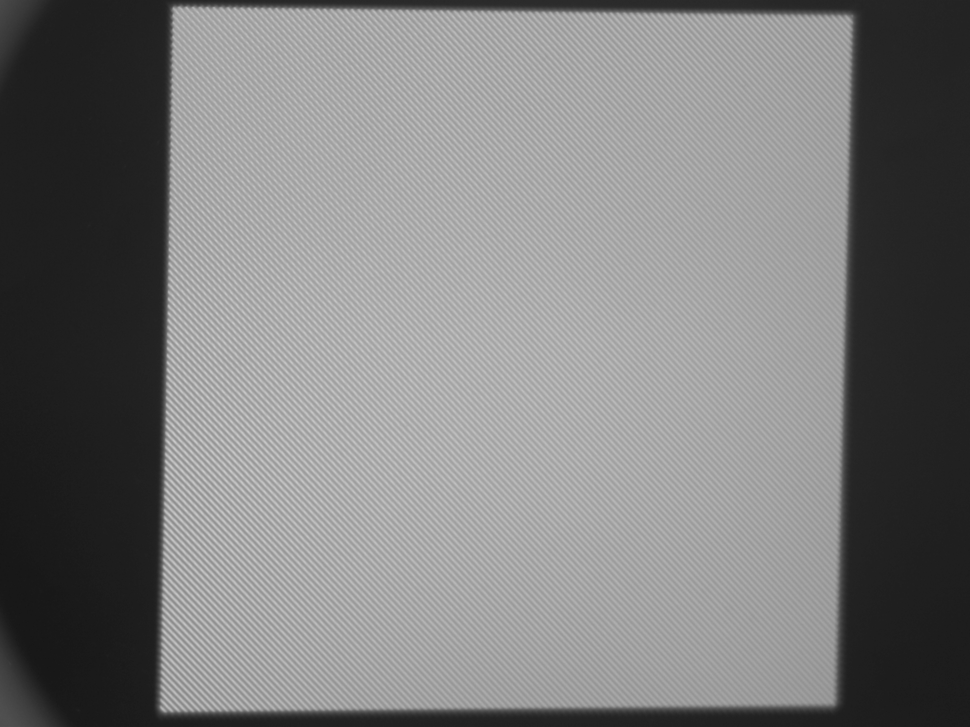
#> input picture Data/Test 2/REF/CrpPattern.png, 970 x 727 px, shrunk from 2048 x 1536 before the run
$ python -i get_phases.py   (imports and definitions only)   (older library calls are emulated)
#> lines starting #> are read from the running program, lines starting #| are printed output that depends on the picture
import numpy as np
import json
import cv2
import matplotlib.pyplot as plt
from skimage.restoration import unwrap_phase


def phases(img_path):
#> called with img_path = 'Data/Test 2/REF/CrpPattern.png'
    img = cv2.imread(img_path, cv2.IMREAD_GRAYSCALE)
#> img is the input picture: shape (727, 970); min 22, max 204, mean 124.1
    # Normalize the image intensity
    # img = img.astype(float)
    # img /= np.max(img)

    # Compute first derivatives using cv2.Sobel
    Ix = cv2.Sobel(img, cv2.CV_64F, 1, 0, ksize=3)  # First derivative w.r.t x
    Iy = cv2.Sobel(img, cv2.CV_64F, 0, 1, ksize=3)  # First derivative w.r.t y

    # Compute second derivatives using cv2.Sobel
    Ixx = cv2.Sobel(img, cv2.CV_64F, 2, 0, ksize=3)  # Second derivative w.r.t x
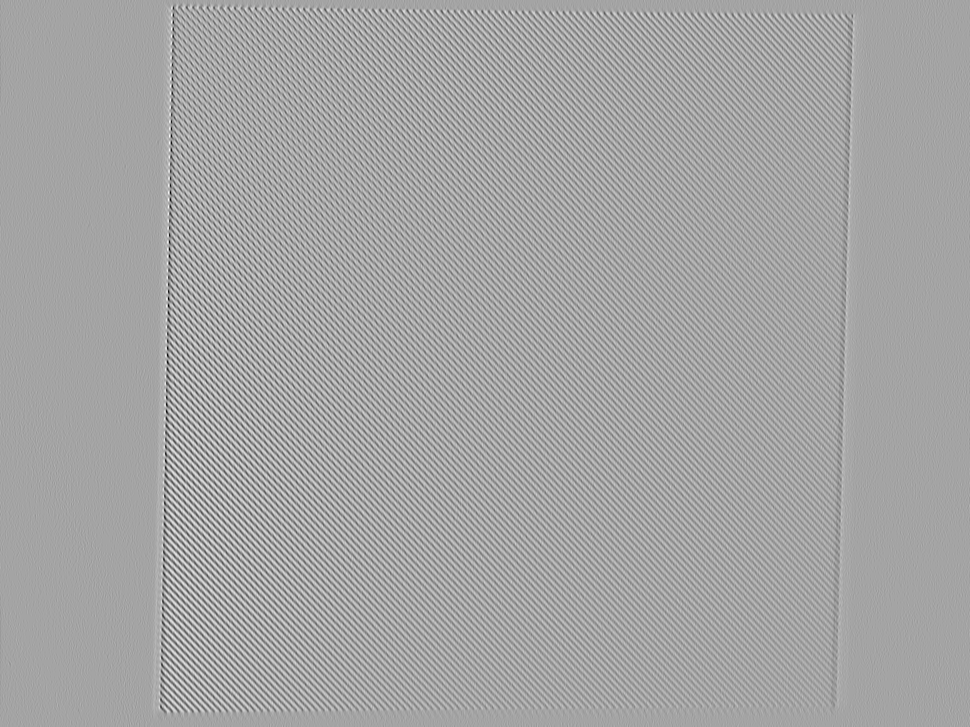
#> Ixx: shape (727, 970) float64; min -177, max 98, mean 0; drawn with min black and max white
    Iyy = cv2.Sobel(img, cv2.CV_64F, 0, 2, ksize=3)  # Second derivative w.r.t y

    # Calculate the diagonal pattern wrapped phase
    num = Ix + Iy
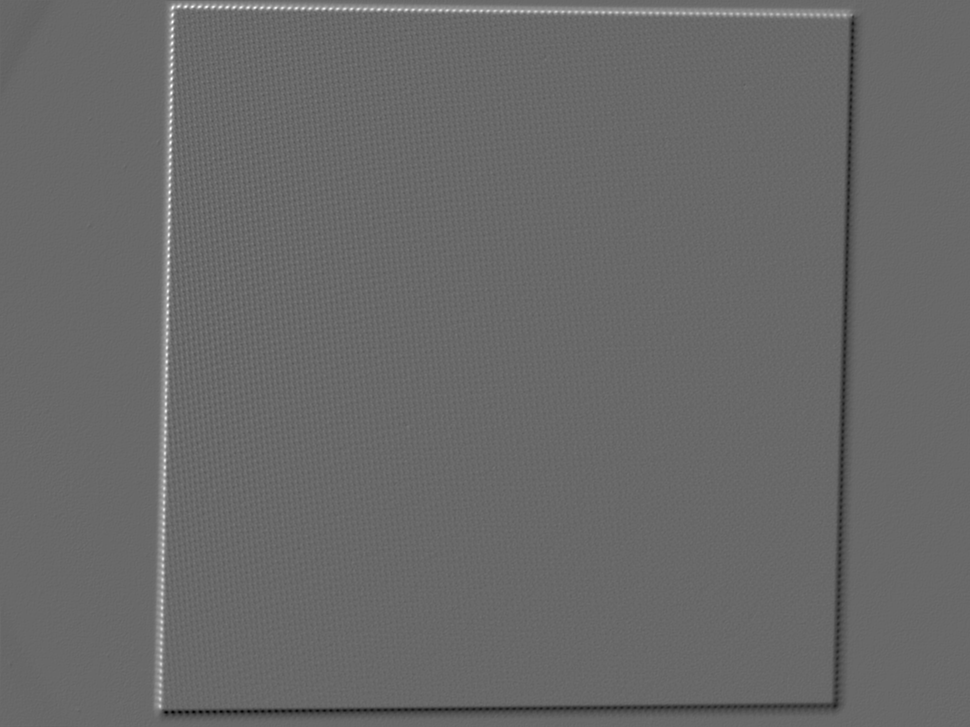
#> num: shape (727, 970) float64; min -282, max 400, mean -0.1; drawn with min black and max white
    normalized_num = num / np.sqrt(np.sum(num**2))
    den = Ixx + Iyy
    normalized_den = den / np.sqrt(np.sum(den**2))
    phase = np.arctan2(normalized_num, normalized_den)
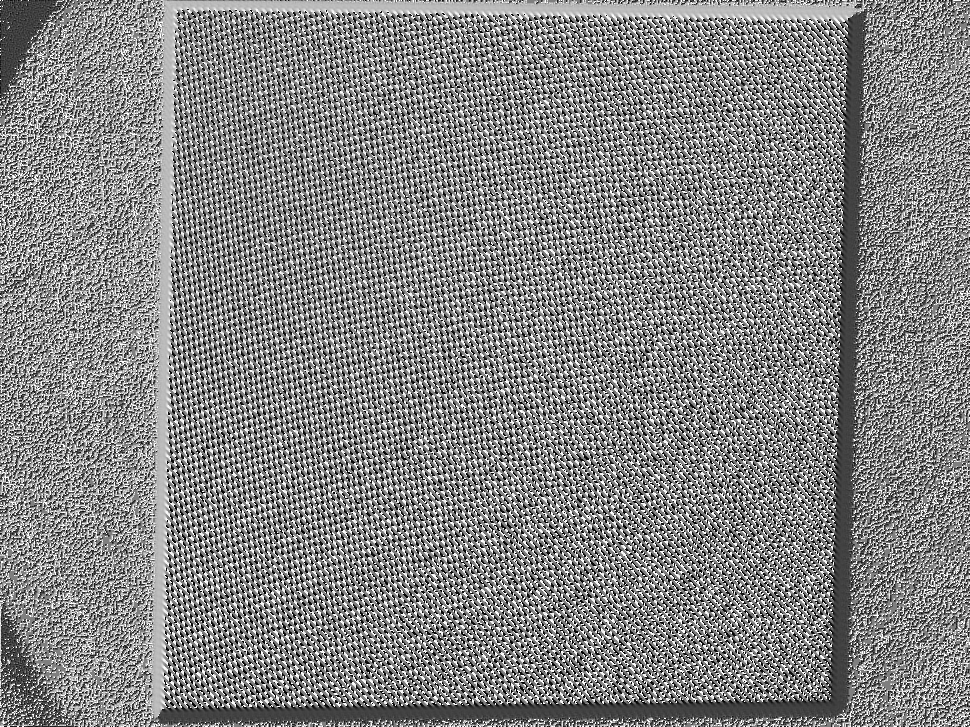
#> phase: shape (727, 970) float64; min -3.12, max 3.14, mean 0.125; drawn with min black and max white


    # Perform spatial phase unwrapping
    unwrapped_phase = unwrap_phase(phase)
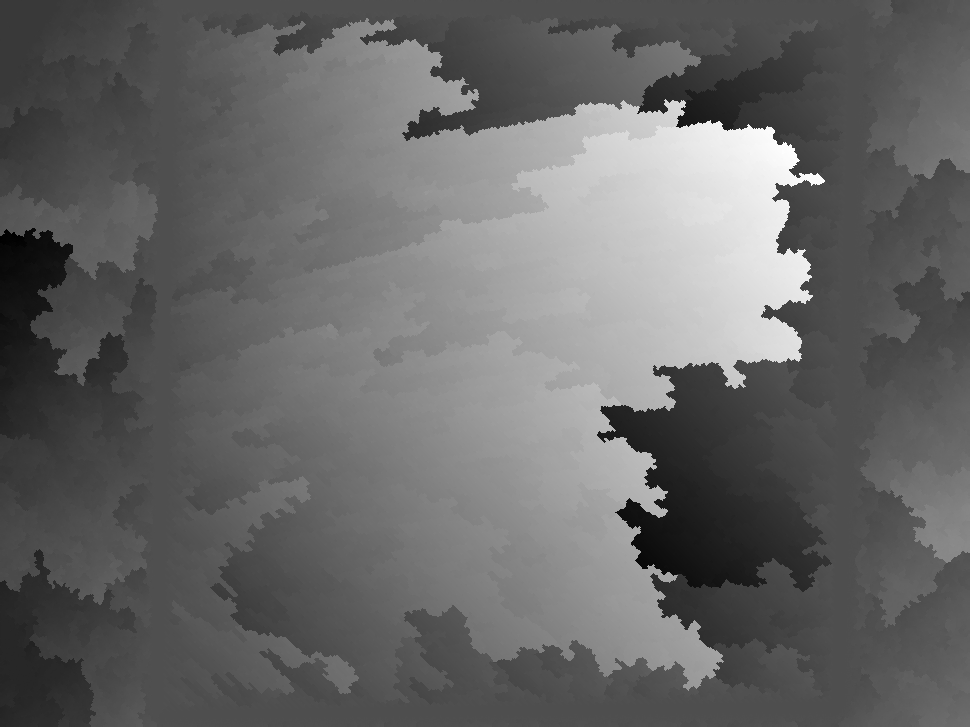
#> unwrapped_phase: shape (727, 970) float64; min -326.3, max 722.8, mean 98.9; drawn with min black and max white

    plt.figure()
    plt.subplot(1, 2, 1)
    plt.imshow(phase, cmap='jet')
    plt.colorbar()
    plt.title('Phase')

    plt.subplot(1, 2, 2)
    plt.imshow(unwrapped_phase, cmap='jet')
    plt.colorbar()
    plt.title('Unwrapped Phase')

    plt.show()


    # Separate the x and y phases
    Ix = cv2.Sobel(unwrapped_phase, cv2.CV_64F, 1, 0, ksize=3)  # First derivative w.r.t x
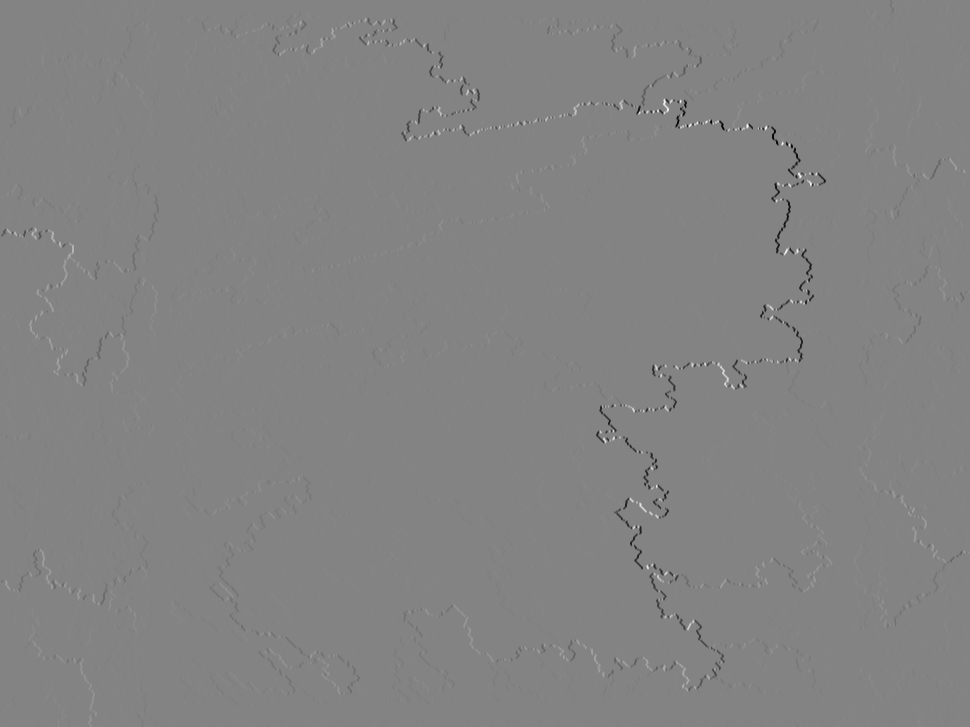
#> Ix: shape (727, 970) float64; min -3459.6, max 3253.1, mean 1.8; drawn with min black and max white
    Iy = cv2.Sobel(unwrapped_phase, cv2.CV_64F, 0, 1, ksize=3)  # First derivative w.r.t y
    phi_x = np.cumsum(Ix, axis=1)
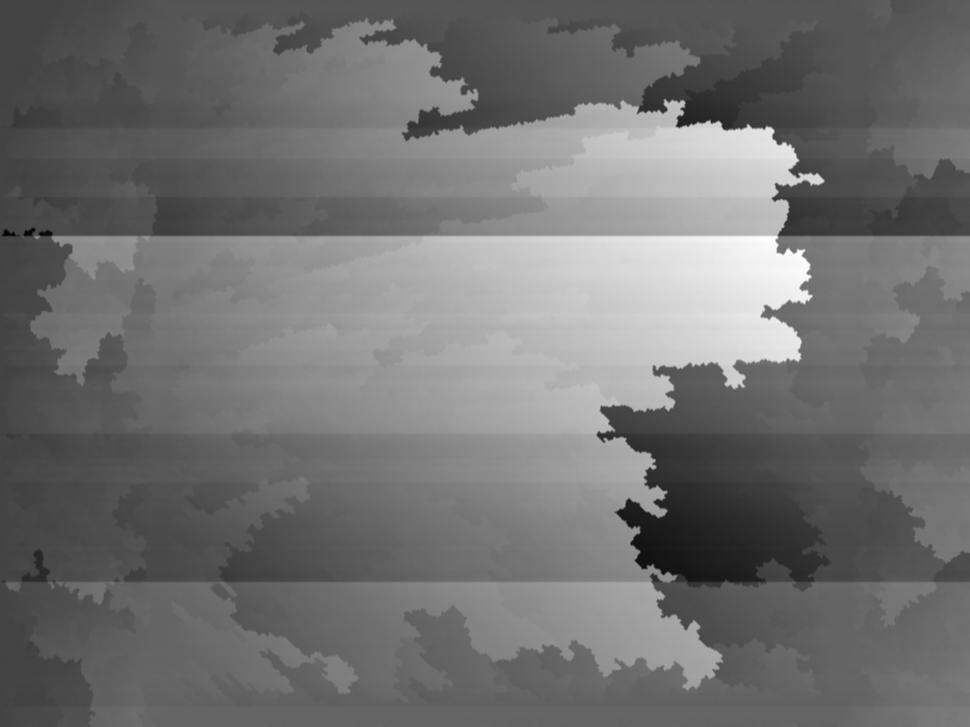
#> phi_x: shape (727, 970) float64; min -2806, max 7676.6, mean 1845; drawn with min black and max white
    phi_y = np.cumsum(Iy, axis=0)


    # Plot the separate phases

    plt.figure()
    plt.subplot(1, 2, 1)
    plt.imshow(phi_x, cmap='jet')
    plt.colorbar()
    plt.title('X Phase')

    plt.subplot(1, 2, 2)
    plt.imshow(phi_y, cmap='jet')
    plt.colorbar()
    plt.title('Y Phase')

    plt.show()
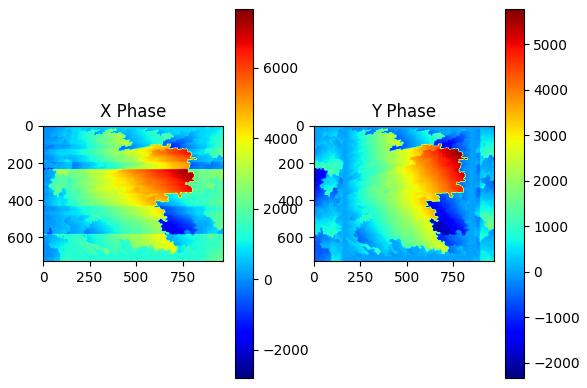
#> figure drawn by matplotlib, 4 panels

    return phi_x, phi_y


# [30 lines of commented-out code are left out]

>>> result = phases('Data/Test 2/REF/CrpPattern.png')
